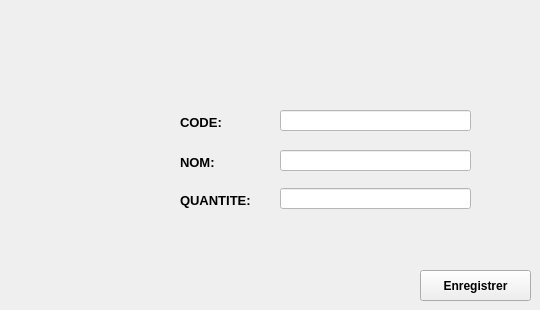
      <widget class="QWidget" name="page_58">
       <widget class="QLabel" name="label_212">
        <property name="geometry">
         <rect>
          <x>180</x>
          <y>152</y>
          <width>91</width>
          <height>21</height>
         </rect>
        </property>
        <property name="font">
         <font>
          <pointsize>10</pointsize>
          <weight>75</weight>
          <bold>true</bold>
         </font>
        </property>
        <property name="text">
         <string>NOM:</string>
        </property>
       </widget>
       <widget class="QLabel" name="label_213">
        <property name="geometry">
         <rect>
          <x>180</x>
          <y>190</y>
          <width>91</width>
          <height>21</height>
         </rect>
        </property>
        <property name="font">
         <font>
          <pointsize>10</pointsize>
          <weight>75</weight>
          <bold>true</bold>
         </font>
        </property>
        <property name="text">
         <string>QUANTITE:</string>
        </property>
       </widget>
       <widget class="QPushButton" name="enregistrerMateriel">
        <property name="geometry">
         <rect>
          <x>420</x>
          <y>270</y>
          <width>111</width>
          <height>31</height>
         </rect>
        </property>
        <property name="font">
         <font>
          <pointsize>9</pointsize>
          <weight>75</weight>
          <bold>true</bold>
          <underline>false</underline>
         </font>
        </property>
        <property name="styleSheet">
         <string notr="true">backgroun-color:tan;</string>
        </property>
        <property name="text">
         <string>Enregistrer</string>
        </property>
       </widget>
       <widget class="QLineEdit" name="code">
        <property name="geometry">
         <rect>
          <x>280</x>
          <y>110</y>
          <width>191</width>
          <height>21</height>
         </rect>
        </property>
        <property name="font">
         <font>
          <pointsize>10</pointsize>
          <weight>75</weight>
          <bold>true</bold>
          <underline>false</underline>
         </font>
        </property>
        <property name="styleSheet">
         <string notr="true">background-color:white;</string>
        </property>
       </widget>
       <widget class="QLineEdit" name="qte">
        <property name="geometry">
         <rect>
          <x>280</x>
          <y>188</y>
          <width>191</width>
          <height>21</height>
         </rect>
        </property>
        <property name="font">
         <font>
          <pointsize>10</pointsize>
          <weight>75</weight>
          <bold>true</bold>
          <underline>false</underline>
         </font>
        </property>
        <property name="styleSheet">
         <string notr="true">background-color:white;</string>
        </property>
       </widget>
       <widget class="QLabel" name="label_214">
        <property name="geometry">
         <rect>
          <x>180</x>
          <y>112</y>
          <width>91</width>
          <height>21</height>
         </rect>
        </property>
        <property name="font">
         <font>
          <pointsize>10</pointsize>
          <weight>75</weight>
          <bold>true</bold>
         </font>
        </property>
        <property name="text">
         <string>CODE:</string>
        </property>
       </widget>
       <widget class="QLineEdit" name="nom">
        <property name="geometry">
         <rect>
          <x>280</x>
          <y>150</y>
          <width>191</width>
          <height>21</height>
         </rect>
        </property>
        <property name="font">
         <font>
          <pointsize>10</pointsize>
          <weight>75</weight>
          <bold>true</bold>
          <underline>false</underline>
         </font>
        </property>
        <property name="styleSheet">
         <string notr="true">background-color:white;</string>
        </property>
       </widget>
      </widget>
